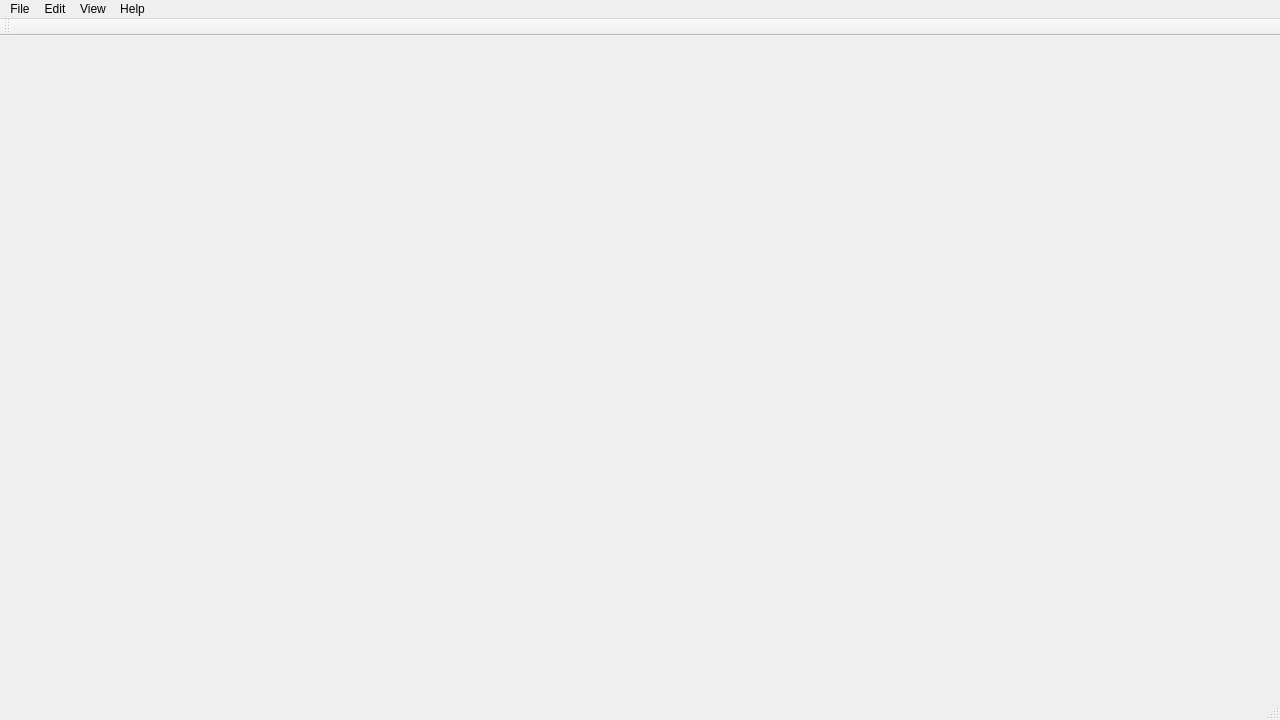
<?xml version="1.0" encoding="UTF-8"?>
<ui version="4.0">
 <class>NandFlashTestGUIClass</class>
 <widget class="QMainWindow" name="NandFlashTestGUIClass">
  <property name="geometry">
   <rect>
    <x>0</x>
    <y>0</y>
    <width>1280</width>
    <height>720</height>
   </rect>
  </property>
  <property name="windowTitle">
   <string>NandFlashTestGUI</string>
  </property>
  <widget class="QWidget" name="centralWidget"/>
  <widget class="QMenuBar" name="menuBar">
   <property name="geometry">
    <rect>
     <x>0</x>
     <y>0</y>
     <width>1280</width>
     <height>26</height>
    </rect>
   </property>
   <widget class="QMenu" name="menuFile">
    <property name="title">
     <string>File</string>
    </property>
   </widget>
   <widget class="QMenu" name="menuEdit">
    <property name="title">
     <string>Edit</string>
    </property>
   </widget>
   <widget class="QMenu" name="menuView">
    <property name="title">
     <string>View</string>
    </property>
   </widget>
   <widget class="QMenu" name="menuHelp">
    <property name="title">
     <string>Help</string>
    </property>
   </widget>
   <addaction name="menuFile"/>
   <addaction name="menuEdit"/>
   <addaction name="menuView"/>
   <addaction name="menuHelp"/>
  </widget>
  <widget class="QToolBar" name="mainToolBar">
   <attribute name="toolBarArea">
    <enum>TopToolBarArea</enum>
   </attribute>
   <attribute name="toolBarBreak">
    <bool>false</bool>
   </attribute>
  </widget>
  <widget class="QStatusBar" name="statusBar"/>
  <action name="actionNew">
   <property name="text">
    <string>New</string>
   </property>
  </action>
  <action name="actionError_String">
   <property name="text">
    <string>Error String</string>
   </property>
  </action>
  <action name="actionPure_Digital">
   <property name="text">
    <string>Pure Digital</string>
   </property>
  </action>
 </widget>
 <layoutdefault spacing="6" margin="11"/>
 <resources>
  <include location="NandFlashTestGUI.qrc"/>
 </resources>
 <connections/>
</ui>
